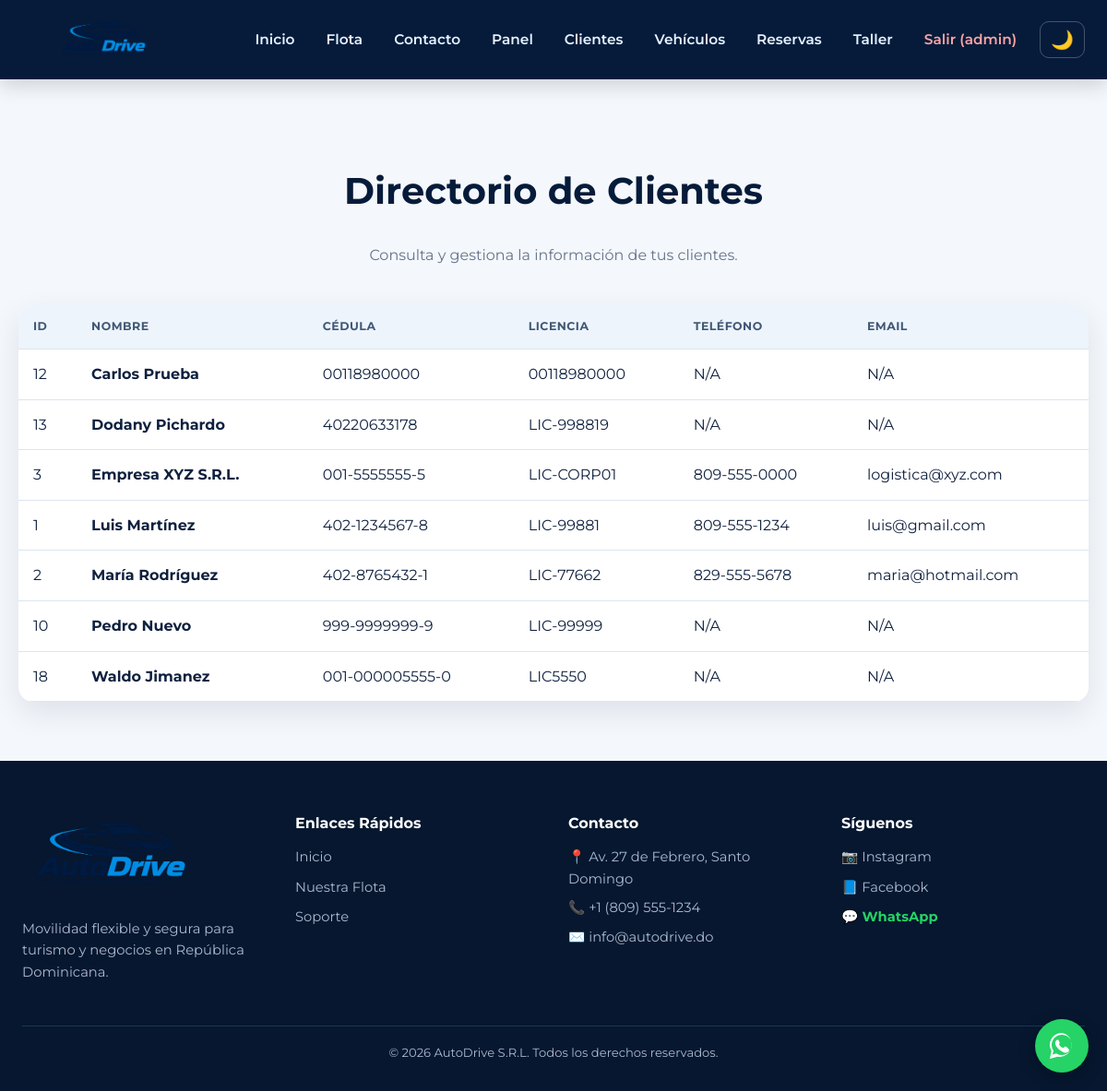
The page /03-aplicacionAutoDrive/public_html/clientes.php (signed in) on the database its author committed.
### tables this page shows
CREATE TABLE `Clientes` (
  `Clientes_ID` int(11) NOT NULL,
  `Clientes_Cedula` varchar(15) NOT NULL,
  `Clientes_Nombre` varchar(100) NOT NULL,
  `Clientes_Licencia` varchar(20) NOT NULL,
  `Clientes_FechaRegistro` datetime DEFAULT current_timestamp()
);

CREATE TABLE `Contactos` (
  `Contactos_ID` int(11) NOT NULL,
  `Clientes_ID` int(11) NOT NULL,
  `Contactos_Telefono` varchar(15) NOT NULL,
  `Contactos_Email` varchar(100) DEFAULT NULL
);

### 03-aplicacionAutoDrive/public_html/clientes.php (the view, shortened to what this page needs)
<?php
require 'lib.php';
?>
<div class="container">
    <div class="seccion-titulo" style="text-align: center; margin-bottom: 40px;">
        <h2 style="font-size: clamp(2rem, 4vw, 2.5rem); color: var(--navy);">Directorio de Clientes</h2>
        <p style="color: var(--m);">Consulta y gestiona la información de tus clientes.</p>
    </div>
    <div class="tw">
        <table>
            <thead>
                <tr>
                    <th>ID</th><th>Nombre</th><th>Cédula</th><th>Licencia</th><th>Teléfono</th><th>Email</th>
                </tr>
            </thead>
            <tbody>
                <?php
                $sql = "SELECT c.*, co.Contactos_Telefono, co.Contactos_Email
                        FROM Clientes c
                        LEFT JOIN Contactos co ON c.Clientes_ID = co.Clientes_ID
                        ORDER BY c.Clientes_Nombre ASC";
                $clientes = q($sql)->fetchAll();
                if (empty($clientes)): ?>
                    <tr><td colspan="6" style="text-align: center; padding: 30px;">No hay clientes registrados aún.</td></tr>
                <?php else: foreach ($clientes as $c): ?>
                <tr>
                    <td><?= $c['Clientes_ID'] ?></td>
                    <td><strong><?= h($c['Clientes_Nombre']) ?></strong></td>
                    <td><?= h($c['Clientes_Cedula']) ?></td>
                    <td><?= h($c['Clientes_Licencia']) ?></td>
                    <td><?= h($c['Contactos_Telefono'] ?? 'N/A') ?></td>
                    <td><?= h($c['Contactos_Email'] ?? 'N/A') ?></td>
                </tr>
                <?php endforeach; endif; ?>
            </tbody>
        </table>
    </div>
</div>

### 03-aplicacionAutoDrive/public_html/estilos.css (style rules this page uses)
:root { --bg: #f4f7fb; --c: #ffffff; --t: #10213f; --m: #64748b; --a: #0878d1; --a-hover: #075ca5; --navy: #061b3a; --navy-soft: #0b2d58; --cyan: #16a9ed; --b: #dce5ef; --peligro: #dc3545; --exito: #159b68; --sombra: 0 12px 32px rgba(6, 27, 58, .09); --radio: 16px; }
* { box-sizing: border-box; }
html { scroll-behavior: smooth; }
body { margin: 0; font-family: "Segoe UI", Tahoma, Geneva, Verdana, sans-serif; background: var(--bg); color: var(--t); line-height: 1.6; overflow-x: hidden; }
.container { width: min(1200px, calc(100% - 40px)); margin: 0 auto; padding: 4rem 0; }
h1, h2, h3, h4 { line-height: 1.2; }
h2 { color: var(--navy); }
p { margin-top: 0; }
.tw { overflow-x: auto; background: var(--c); border-radius: var(--radio); box-shadow: var(--sombra); width: 100%; }
table { width: 100%; border-collapse: collapse; }
th, td { text-align: left; padding: 14px 16px; border-bottom: 1px solid var(--b); }
th { background: #edf4fb; font-weight: 700; color: #405875; text-transform: uppercase; font-size: .78rem; letter-spacing: .04em; }

### 03-aplicacionAutoDrive/public_html/lib.php (style rules this page uses)
body { font-family: 'Montserrat', sans-serif; }

### rows shown on the page
clientes: Clientes_ID "12", Clientes_Nombre "Carlos Prueba", Clientes_Cedula "00118980000", Clientes_Licencia "00118980000", Contactos_Telefono "N/A", Contactos_Email "N/A"
clientes: Clientes_ID "13", Clientes_Nombre "Dodany Pichardo", Clientes_Cedula "40220633178", Clientes_Licencia "LIC-998819", Contactos_Telefono "N/A", Contactos_Email "N/A"
contactos: Clientes_ID.Clientes_ID "3", Clientes_ID.Clientes_Nombre "Empresa XYZ S.R.L.", Clientes_ID.Clientes_Cedula "001-5555555-5", Clientes_ID.Clientes_Licencia "LIC-CORP01", Contactos_Telefono "809-555-0000", Contactos_Email "logistica@xyz.com"
contactos: Clientes_ID.Clientes_ID "1", Clientes_ID.Clientes_Nombre "Luis Martínez", Clientes_ID.Clientes_Cedula "402-1234567-8", Clientes_ID.Clientes_Licencia "LIC-99881", Contactos_Telefono "809-555-1234", Contactos_Email "luis@gmail.com"
contactos: Clientes_ID.Clientes_ID "2", Clientes_ID.Clientes_Nombre "María Rodríguez", Clientes_ID.Clientes_Cedula "402-8765432-1", Clientes_ID.Clientes_Licencia "LIC-77662", Contactos_Telefono "829-555-5678", Contactos_Email "maria@hotmail.com"
clientes: Clientes_ID "10", Clientes_Nombre "Pedro Nuevo", Clientes_Cedula "999-9999999-9", Clientes_Licencia "LIC-99999", Contactos_Telefono "N/A", Contactos_Email "N/A"
clientes: Clientes_ID "18", Clientes_Nombre "Waldo Jimanez", Clientes_Cedula "001-000005555-0", Clientes_Licencia "LIC5550", Contactos_Telefono "N/A", Contactos_Email "N/A"

### other values the page prints
$u['nombre'] "admin"
